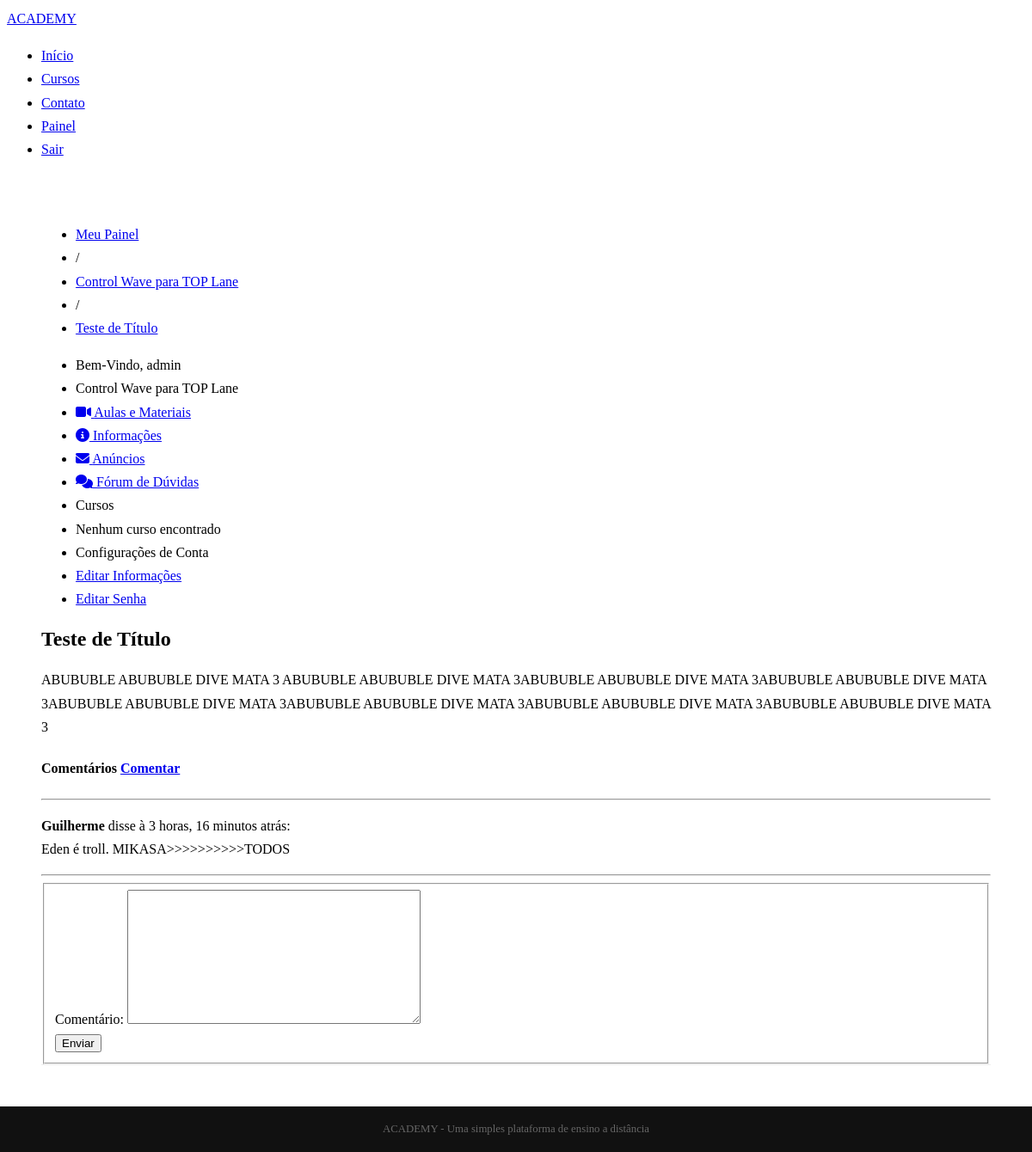
/index/control-wave-para-top-lane/anuncios/1/ (signed in), run on the app's committed database.
### academy/courses/models.py (models this page shows, shortened)
class Course(models.Model):
    name = models.CharField('Nome', max_length=100)
    slug = models.SlugField('Atalho')
    description = models.TextField('Descrição Simples', blank=True)
    about = models.TextField('Sobre o Curso', blank=True)
    start_date = models.DateField(
        'Data de Início', null=True, blank=True
    )
    image = models.ImageField(
        upload_to='courses/images', verbose_name='Imagem',
        null=True, blank=True
    )
    created_at = models.DateTimeField('Criado em: ', auto_now_add=True)
    updated_at = models.DateTimeField('Atualizado em: ', auto_now_add=True)
    objects = CourseManager()
    def __str__(self):  #RETORNAR COMO STRING
        return self.name
    class Meta:
        verbose_name = 'Curso'
        verbose_name_plural = 'Cursos'
        ordering = ['name']

class Announcement(models.Model):
    course = models.ForeignKey(
        Course, verbose_name='Curso', related_name='announcements', on_delete=models.PROTECT)
    title = models.CharField('Titulo', max_length=100)
    content = models.TextField('Conteúdo')
    created_at = models.DateTimeField('Criado em: ', auto_now_add=True)
    updated_at = models.DateTimeField('Atualizado em: ', auto_now_add=True)
    def __str__(self):
        return self.title
    class Meta:
        verbose_name = 'Anúncio'
        verbose_name_plural = 'Anúncios'
        ordering = ['-created_at']

class Comment(models.Model):
    announcement = models.ForeignKey(Announcement,
                                     verbose_name='Anúncio', related_name='comments', on_delete=models.PROTECT)
    user = models.ForeignKey(settings.AUTH_USER_MODEL, verbose_name='usuário', on_delete=models.PROTECT)
    comment = models.TextField('Comentário')
    created_at = models.DateTimeField('Criado em: ', auto_now_add=True)
    updated_at = models.DateTimeField('Atualizado em: ', auto_now_add=True)
    class Meta:
        verbose_name = 'Comentário'
        verbose_name_plural = 'Comentários'
        ordering = ['created_at']

### academy/accounts/models.py (models this page shows, shortened)
class User (AbstractBaseUser, PermissionsMixin):
    username = models.CharField(
        'Nome de Usuário', max_length=30, unique=True, validators=[validators.RegexValidator(re.compile('^[\w.@+-]+$'),
         'O nome do usuário só pode contar letras, digitos ou os seguintes caracteres', 'invalid')])
    email = models.EmailField('E-mail', unique=True)
    name = models.CharField('Nome', blank=True, max_length=100)
    is_active = models.BooleanField('Está ativo?', blank=True, default=True)
    is_staff = models.BooleanField('É da equipe?', blank=True, default=False)
    date_joined = models.DateTimeField(
        'Data de Entrada', auto_now_add=True
    )
    objects = UserManager()
    USERNAME_FIELD = 'username'
    REQUIRED_FIELDS = ['email']
    def __str__(self):
        return self.name or self.username
    class Meta:
        verbose_name = 'Usuário'
        verbose_name_plural = 'Usuário'

### academy/courses/decorators.py (the view, shortened to what this page needs)
    def _wrapper(request, *args, **kwargs):
        slug = kwargs['slug']
        course = get_object_or_404(Course, slug=slug)
        has_permission = request.user.is_staff
        if not has_permission:
            messages.error(request, message)
            return redirect('dashboard')
        request.course = course
        return view_func(request, *args, **kwargs)

### academy/courses/forms.py
class CommentForm(forms.ModelForm):
    class Meta:
        model = Comment
        fields = ['comment']

### academy/courses/views.py (called while the page is built, shortened)
@login_required
@enrollment_required
def show_announcement(request, slug, pk):
    course = request.course
    announcement = get_object_or_404(course.announcements.all(), pk=pk)
    form = CommentForm(request.POST or None)
    template = 'cursos/show_announcement.html'
    context = {
        'course': course,
        'announcement': announcement,
        'form': form
    }
    return render(request, template, context)

### academy/courses/templates/cursos/show_announcement.html (shortened to what this page needs)
{% extends "cursos/course_dashboard.html" %}
{% block breadcrumb %}
    {{ block.super }}
    <li>/</li>
    <li><a href="{% url 'show_announcement' course.slug announcement.pk %}">{{ announcement }}</a></li>
{% endblock %}
{% block dashboard_content %}
    <div class="well">
        <h2>{{ announcement.title }}</h2>
        {{ announcement.content|linebreaks }}
    </div>
    <div class="well">
        <h4 id="comments">Comentários
        <a class="fright" href="#add_comment">Comentar</a></h4>
        <hr />
        {% for comment in announcement.comments.all %}
        <p>
            <strong>{{ comment.user }}</strong> disse à {{ comment.created_at|timesince }} atrás: <br />
            {{ comment.comment|linebreaksbr }}
        </p>
        <hr>
        {% empty %}
        <p>
            Nenhum comentário para este anúncio.
        </p>
        {% endfor %}
        <form method="post" class="pure-form pure-form-stacked" id="add_comment">
            <fieldset>
                {% for field in form %}
                <div class="pure-control-group">
                    {{ field.label_tag }}
                    {{ field }}
                </div>
                {% endfor %}
                <div class="pure-controls">
                    <button type="submit" class="pure-button pure-button-primary">Enviar</button>
                </div>
            </fieldset>
        </form>
    </div>
{% endblock %}

### academy/courses/templates/cursos/course_dashboard.html
{% extends "accounts/dashboard.html" %}
{% block breadcrumb %}
    {{ block.super }}
    <li>/</li>
    <li><a href="{% url 'announcements' course.slug %}">{{ course }}</a></li>
{% endblock %}
{%  block menu_options %}
<li class="pure-menu-heading">
    {{ course }}
</li>
    <li>
        <a href="{% url 'lessons' course.slug %}">
            <i class="fa fa-video-camera"></i>
            Aulas e Materiais
        </a>
    </li>
    <li>
        <a href="#">
            <i class="fa fa-info-circle"></i>
            Informações
        </a>
    </li>
    <li>
        <a href="{% url 'announcements' course.slug %}">
            <i class="fa fa-envelope"></i>
            Anúncios
        </a>
    </li>
    <li>
        <a href="#">
            <i class="fa fa-comments"></i>
            Fórum de Dúvidas
        </a>
    </li>
{{ block.super }}
{% endblock %}

### academy/accounts/templates/accounts/dashboard.html (shortened to what this page needs)
{% extends "base.html" %}
{% load courses_tags %}
{% block content %}
    {% loud_my_courses user as enrollment %}
<div class="pure-g-r content-ribbon">
        <div class="pure-u-1">
            <ul class="breadcrumb">
                {% block breadcrumb %}
                <li><a href="{% url 'dashboard' %}">Meu Painel</a></li>
                {% endblock %}
            </ul>
        </div>
        <div class="pure-u-1-3">
            <div class="pure-menu pure-menu-open">
                <ul>
                    <li class="pure-menu-heading">
                        Bem-Vindo, {{ user }}
                    </li>
                    {% block menu_options %}
                    <li class="pure-menu-heading">Cursos</li>
                    {% for enrollment in enrollments %}
                    <li>
                        <a href="{% url 'announcements' enrollment.course.slug %}">
                            <i class="fa fa-book"></i>
                            {{ enrollment.course }}
                        </a>
                    </li>
                    {% empty %}
                    <li>Nenhum curso encontrado</li>
                    {% endfor %}
                    <li class="pure-menu-heading">Configurações de Conta</li>
                    <li>
                        <a href="{% url 'edit' %}">
                            Editar Informações
                        </a>
                    </li>
                    <li>
                        <a href="{% url 'edit_password' %}">
                            Editar Senha
                        </a>
                    </li>
                    {% endblock %}
                </ul>
            </div>
        </div>
        <div class="pure-u-2-3">
            <div class="inner">
                {% block dashboard_content %}{% endblock %}
            </div>
        </div>
</div>
{% endblock %}

### academy/core/static/css/styles.css (style rules this page uses)
* { -webkit-box-sizing: border-box; -moz-box-sizing: border-box; box-sizing: border-box; }
body { margin: 0 auto; line-height: 1.7em; }
.content .content-ribbon { margin: 3em; border-bottom: 1px solid #eee; }

### data on the page
Course: name "Control Wave para TOP Lane"
Announcement: title "Teste de Título", content "ABUBUBLE ABUBUBLE DIVE MATA 3 ABUBUBLE ABUBUBLE DIVE MATA 3ABUBUBLE ABUBUBLE DIVE MATA 3ABUBUBLE ABUBUBLE DIVE MATA 3ABUBUBLE ABUBUBLE DIVE MATA 3ABUBUBLE ABUBUBLE DIVE MATA 3ABUBUBLE ABUBUBLE DIVE MATA 3ABUBUBLE ABUBUBLE DIVE MATA 3"
User: name+username "admin"
Comment: user "Guilherme", created_at "3 horas, 16 minutos", comment "Eden é troll. MIKASA>>>>>>>>>>TODOS"

### other printed values
{{ field.label_tag }} "Comentário:"
